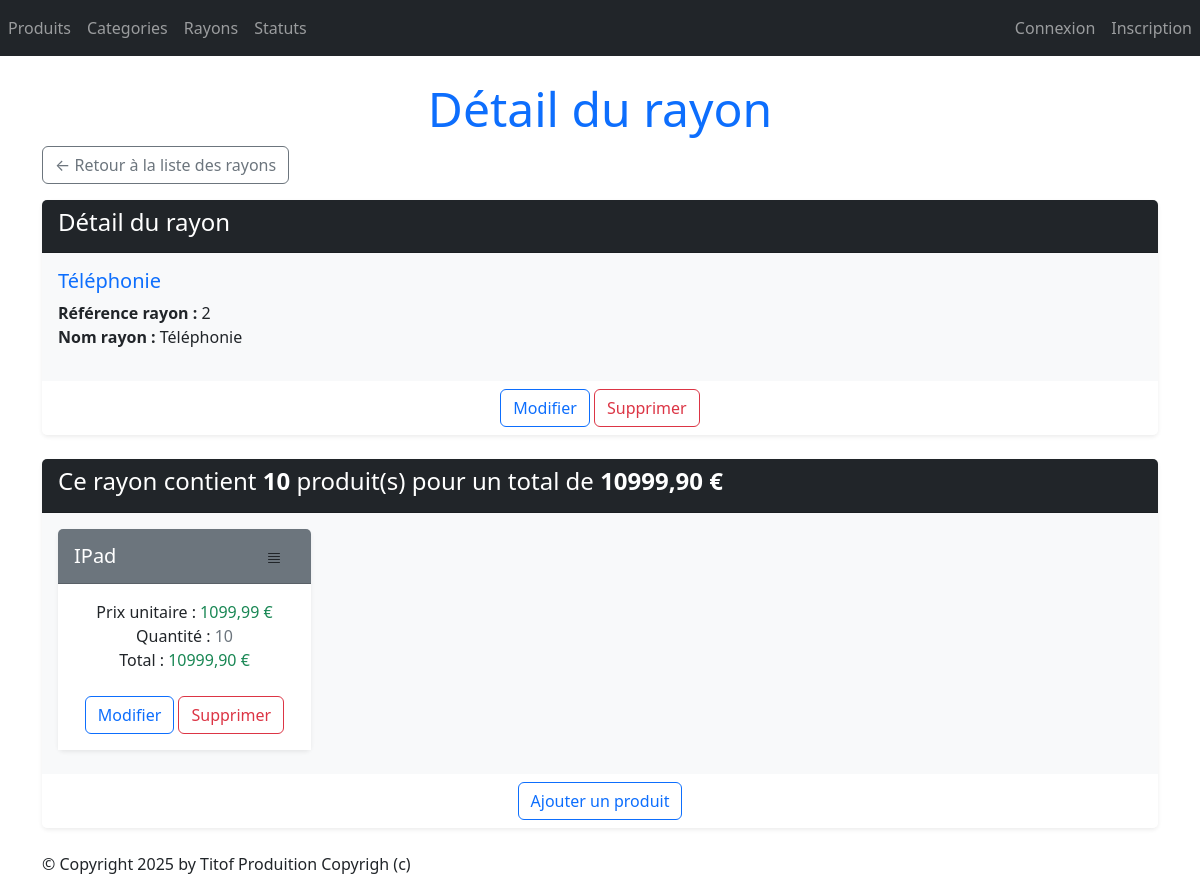
The page /monApp/rayon/2/ on the database its author committed.
### monApp/models.py (models this page shows, shortened)
class Rayon(models.Model):
    idRayon = models.AutoField(primary_key=True)
    nomRayon = models.CharField(max_length=100)

class Produit(models.Model):
    refProd = models.AutoField(primary_key=True)
    intituleProd = models.CharField(max_length=200)
    prixUnitaireProd = models.DecimalField(max_digits=10, decimal_places=2)
    dateFabProd = models.DateField(default=date.today)
    categorie = models.ForeignKey(Categorie, on_delete=models.CASCADE, related_name="produits_categorie", null=True, blank=True)
    status = models.ForeignKey(Statut, on_delete=models.CASCADE, related_name="produits_status",null=True, blank=True)

### monApp/views.py (the view)
# urls.py: path("rayon/<int:pk>/", views.RayonDetailView.as_view(), name="dtl_rayon"),
class RayonDetailView(DetailView):
    model = Rayon
    template_name = "monApp/Read/detail/rayon.html"
    context_object_name = "rayon"
    def get_context_data(self, **kwargs):
        context = super(RayonDetailView, self).get_context_data(**kwargs)
        context['titremenu'] = "Détail du rayon"
        prdts_dt = []
        total_rayon = 0
        total_nb_produit = 0
        for contenir in self.object.contenir_rayon.all():
            total_produit = contenir.produit.prixUnitaireProd * contenir.Qte
            prdts_dt.append({ 'produit': contenir.produit,
                                'qte': contenir.Qte,
                                'prix_unitaire': contenir.produit.prixUnitaireProd,
                                'total_produit': total_produit,
                                'id_contenir': contenir.id})
            total_rayon += total_produit
            total_nb_produit += contenir.Qte
        context['prdts_dt'] = prdts_dt
        context['total_rayon'] = total_rayon
        context['total_nb_produit'] = total_nb_produit
        return context

### monApp/templates/monApp/Read/detail/rayon.html (shortened to what this page needs)
{% extends 'monApp/base.html' %}
{% block menu %}
    <h1 class="display-5 text-center text-primary">{{ titremenu }}</h1>
{% endblock %}
{% block contenu %}
<div class="mb-3">
    <a href="{% url 'lst_rayons' %}" class="btn btn-outline-secondary">
        &larr; Retour à la liste des rayons
    </a>
</div>
    <div class="card mb-4 shadow-sm border-0">
        <div class="card-header bg-dark text-white">
            <h4>Détail du rayon</h4>
        </div>
        <div class="card-body bg-light">
            <h5 class="card-title text-primary">{{ rayon.nomRayon }}</h5>
            <ul class="list-unstyled">
                <li>
                    <strong>Référence rayon :</strong> {{ rayon.idRayon }}
                </li>
                <li>
                    <strong>Nom rayon :</strong> {{ rayon.nomRayon }}
                </li>
            </ul>
        </div>
        <div class="card-footer text-center bg-white border-0">
            <button type="button" class="btn btn-outline-primary"
                    onclick="window.location.href='{% url 'rayon_chng' rayon.idRayon %}'">
                Modifier
            </button>
            <button onclick="window.location.href='{% url 'dlt_rayon' rayon.idRayon %}';"
                    class="btn btn-outline-danger">
                Supprimer
            </button>
        </div>
    </div>
    <div class="card mb-4 mt-2 shadow-sm border-0">
        <div class="card-header bg-dark text-white">
            <h4>
                Ce rayon contient <strong>{{ total_nb_produit }}</strong> produit(s) pour un total de
                <strong>{{ total_rayon|floatformat:2 }} €</strong>
            </h4>
        </div>
        <div class="card-body bg-light">
            <div class="row">
                {% if prdts_dt %}
                    {% for data in prdts_dt %}
                        <div class="col-sm-3">
                            <div class="card mb-2 text-center border-0 shadow-sm">
                                <div class="card-header bg-secondary text-white d-flex justify-content-between align-items-center">
                                    <h5 class="card-title mb-0">{{ data.produit.intituleProd }}</h5>
                                    <button type="button" class="btn hidden"
                                            onclick="window.location.href='{% url 'dtl_prdt' data.produit.refProd %}'">
                                    </button>
                                </div>
                                <div class="card-body bg-white">
                                    <ul class="list-unstyled">
                                        <li>
                                            Prix unitaire :
                                            <span class="text-success">{{ data.prix_unitaire }} €</span>
                                        </li>
                                        <li>
                                            Quantité :
                                            <span class="text-secondary">{{ data.qte }}</span>
                                        </li>
                                        <li>
                                            Total :
                                            <span class="text-success">{{ data.total_produit }} €</span>
                                        </li>
                                    </ul>
                                    <button type="button" class="btn btn-outline-primary mt-2"
                                            onclick="window.location.href='{% url 'contenir_chng' data.id_contenir %}'">
                                        Modifier
                                    </button>
                                    <button type="button" class="btn btn-outline-danger mt-2"
                                            onclick="window.location.href='{% url 'dlt_contenir' data.id_contenir %}'">
                                        Supprimer
                                    </button>
                                </div>
                            </div>
                        </div>
                    {% endfor %}
                {% else %}
                    <p class="text-muted">Aucun produit trouvé pour cette catégorie.</p>
                {% endif %}
            </div>
        </div>
        <div class="card-footer text-center bg-white border-0">
            <button type="button" class="btn btn-outline-primary"
                    onclick="window.location.href='{% url 'crt_contenir' rayon.idRayon %}'">
                Ajouter un produit
            </button>
        </div>
    </div>
{% endblock %}

### static/styles.css (style rules this page uses)
h1 { color: red; }

### rows shown on the page
Rayon: nomRayon "Téléphonie", idRayon "2"
Produit: produit.intituleProd "IPad", prix_unitaire "1099,99", qte "10", total_produit "10999,90"

### other values the page prints
{{ titremenu }} "Détail du rayon"
{{ total_nb_produit }} "10"
{{ total_rayon|floatformat:2 }} "10999,90"
